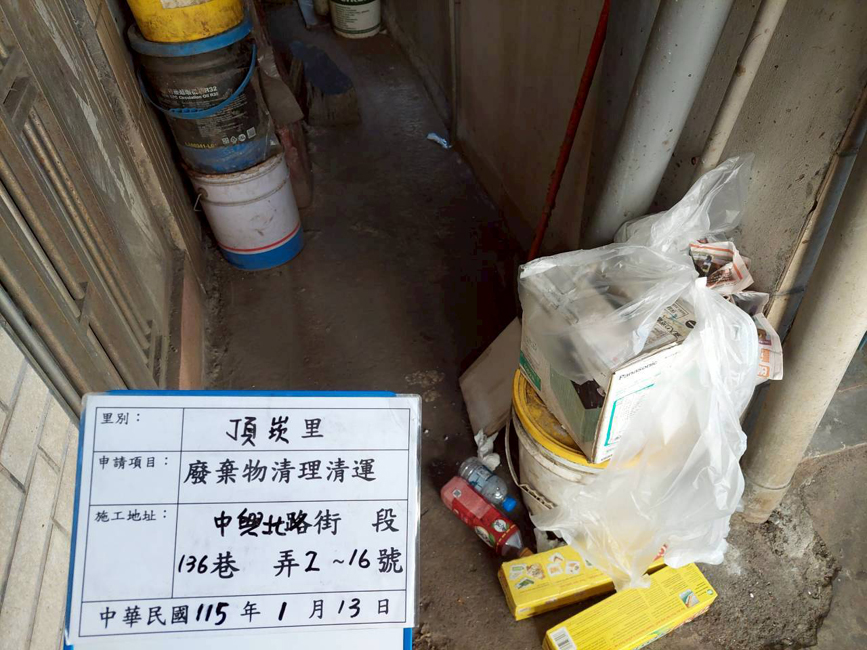
#> input picture 01_測試與範例照片庫/case001/LINE_ALBUM_頂崁里廢棄物呈報_260128_41.jpg, 867 x 650 px
$ python test_year_matching.py
#> lines starting #> are read from the running program, lines starting #| are printed output that depends on the picture
import cv2
import numpy as np
import os
import glob

def read_image_utf8(path):
    return cv2.imdecode(np.fromfile(path, dtype=np.uint8), cv2.IMREAD_COLOR)
#> returned value is the input picture: shape (650, 867, 3); mean B, G, R 106, 115.7, 121.4

# Paths
test_dir = r"case001\test_004-頂崁里-廢棄物清除呈報-115.05.13"

# Load image 41 to get templates
img41_path = os.path.join(test_dir, 'LINE_ALBUM_頂崁里廢棄物呈報_260128_41.jpg')
img41 = read_image_utf8(img41_path)

# Year template (115.)
year_temp = img41[595:625, 195:270]
year_gray = cv2.cvtColor(year_temp, cv2.COLOR_BGR2GRAY)
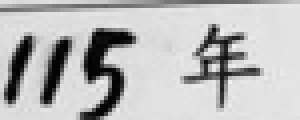
#> year_gray: shape (30, 75) (shown 4 times larger); min 1, max 241, mean 185.5

# Month 1 template
month_temp = img41[599:621, 276:290]
month_gray = cv2.cvtColor(month_temp, cv2.COLOR_BGR2GRAY)

# List of files to test (user-modified and false positives)
test_files = glob.glob(os.path.join(test_dir, "LINE_ALBUM_*.jpg"))
test_files = [f for f in test_files if not f.endswith("_ok.jpg")]

print(f"Testing matching on {len(test_files)} files...")

successful_matches = 0
failed_matches = 0

for file_path in sorted(test_files):
    filename = os.path.basename(file_path)
    img = read_image_utf8(file_path)
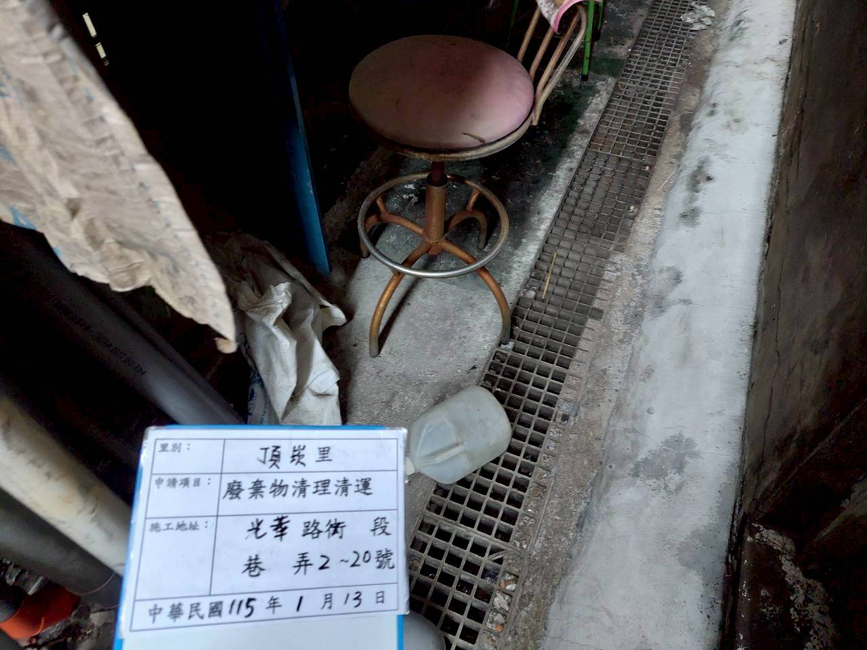
#> input picture 01_測試與範例照片庫/case001/test_004-頂崁里-廢棄物清除呈報-115.05.13/LINE_ALBUM_頂崁里廢棄物呈報_260128_10.jpg, 867 x 650 px
#> in read_image_utf8, returned value is the input picture: shape (650, 867, 3); mean B, G, R 93.9, 91.5, 91.5
    if img is None:
        continue

    targ_gray = cv2.cvtColor(img, cv2.COLOR_BGR2GRAY)
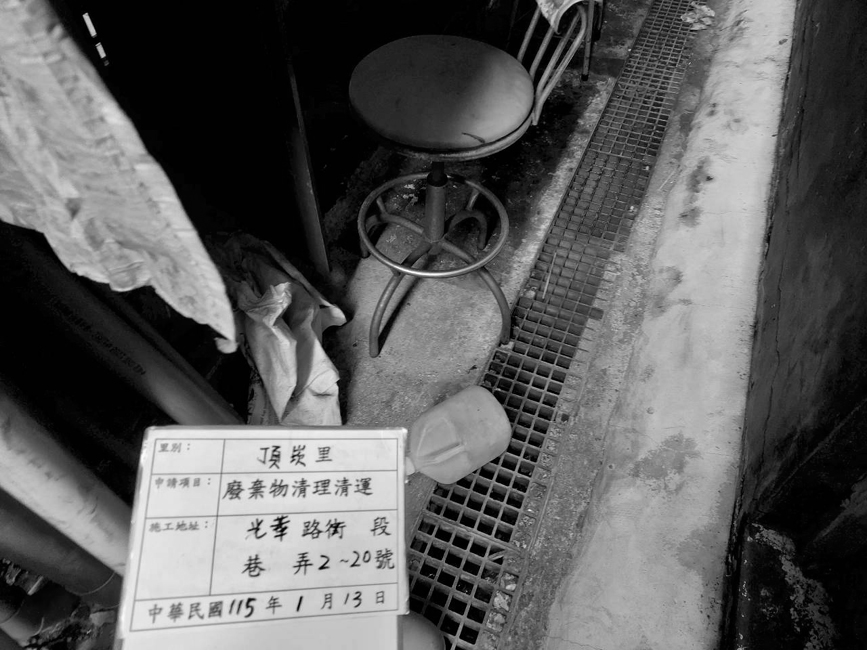
#> targ_gray: shape (650, 867); min 0, max 254, mean 91.8

    # 1. Match the year "115."
    # We run multi-scale template matching for the year
    found_year = None
    for scale in np.linspace(0.5, 2.0, 50):
        resized_year = cv2.resize(year_gray, (0,0), fx=scale, fy=scale)
        if resized_year.shape[0] > targ_gray.shape[0] or resized_year.shape[1] > targ_gray.shape[1]:
            continue
        res = cv2.matchTemplate(targ_gray, resized_year, cv2.TM_CCOEFF_NORMED)
        _, max_val, _, max_loc = cv2.minMaxLoc(res)
        if found_year is None or max_val > found_year[0]:
            found_year = (max_val, max_loc, scale, resized_year.shape)
#> this loop made 50 passes
#> (max_val, found_year) on passes 1, 8, 9, 10, 11: (0.477, (0.477, (709, 225), 0.5, (15, 38))), (0.582, (0.582, (230, 593), 0.714, (21, 54))), (0.694, (0.694, (230, 593), 0.745, (22, 56))), (0.811, (0.811, (230, 592), 0.776, (23, 58))), (0.899, (0.899, (229, 592), 0.806, (24, 60)))
#> (max_val, max_loc) on passes 2 to 7: (0.451, (517, 461)), (0.47, (494, 525)), (0.455, (344, 588)), (0.451, (343, 588)), (0.448, (238, 592)), (0.465, (231, 593))
#> pass 1, `res = cv2.matchTemplate(targ_gray, resized_year, cv2.TM_CCOEFF_NORMED)`:
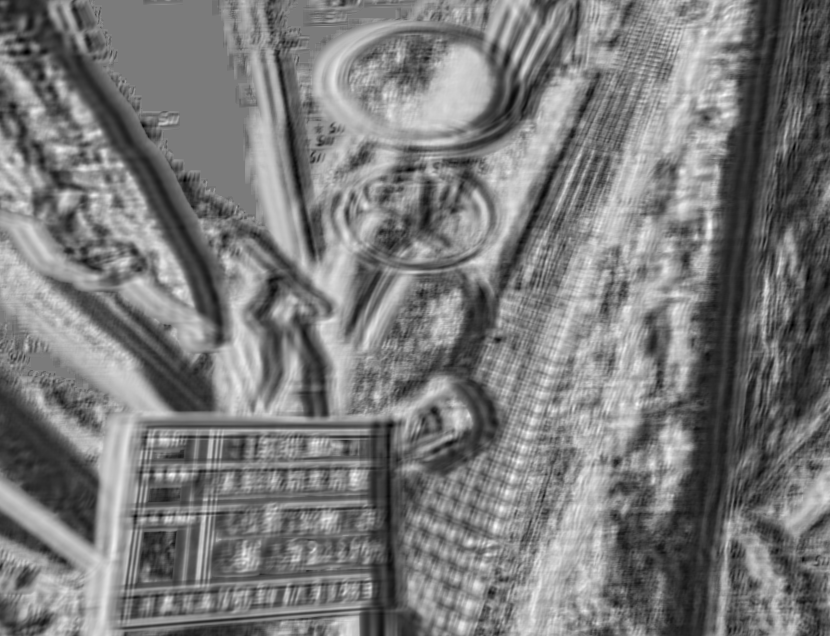
#> res: shape (636, 830) float32; min -0.446, max 0.477, mean -0.00272; drawn with min black and max white
#> pass 3, `res = cv2.matchTemplate(targ_gray, resized_year, cv2.TM_CCOEFF_NORMED)`:
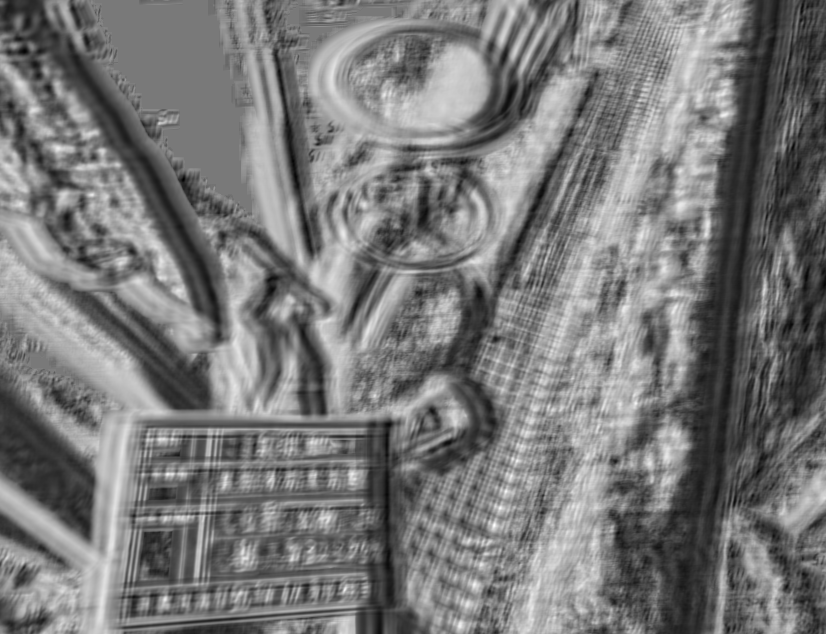
#> res: shape (634, 826) float32; min -0.427, max 0.47, mean -0.00183; drawn with min black and max white
#> after the loop:
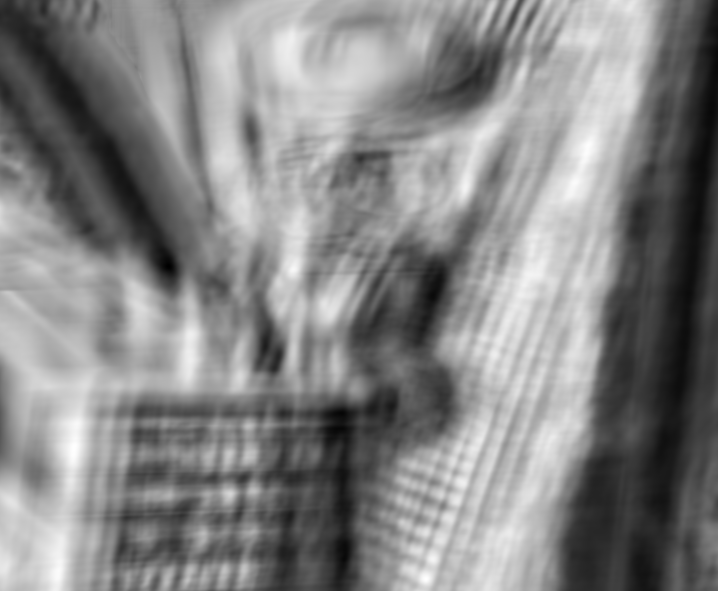
#> res: shape (591, 718) float32; min -0.389, max 0.383, mean 0.0136; drawn with min black and max white

    if found_year and found_year[0] >= 0.75:
        max_val_y, max_loc_y, scale_y, shape_y = found_year
#> max_val_y = 0.899; max_loc_y = (229, 592); scale_y = 0.806; shape_y = (24, 60)
        xy, yy = max_loc_y
#> xy = 229; yy = 592
        wy, hy = shape_y[1], shape_y[0]
#> wy = 60; hy = 24

        # Define the search ROI for month "1" based on the year's position:
        # The month is to the right of the year.
        # Year crop is 75px wide (at scale=1.0). The month "1" in image 41 is at x=276, which is 81px from the start of the year crop (x=195).
        # So the month "1" starts at: xy + 81 * scale_y
        # We can search in a small region:
        # x range: [xy + 70 * scale_y, xy + 105 * scale_y]
        # y range: [yy - 5 * scale_y, yy + 10 * scale_y]
        x_start = int(xy + 65 * scale_y)
#> x_start = 281
        x_end = int(xy + 115 * scale_y)
#> x_end = 321
        y_start = int(yy - 10 * scale_y)
#> y_start = 583
        y_end = int(yy + 15 * scale_y)
#> y_end = 604

        # Crop the search region
        # Ensure coordinates are within image bounds
        h_img, w_img = targ_gray.shape
#> h_img = 650; w_img = 867
        x_start = max(0, min(x_start, w_img - 1))
        x_end = max(0, min(x_end, w_img))
        y_start = max(0, min(y_start, h_img - 1))
        y_end = max(0, min(y_end, h_img))

        roi = targ_gray[y_start:y_end, x_start:x_end]
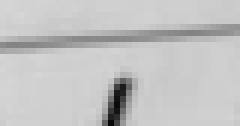
#> roi: shape (21, 40) (shown 6 times larger); min 7, max 214, mean 195.3

        # Match Month 1 ONLY inside this ROI
        resized_month = cv2.resize(month_gray, (0,0), fx=scale_y, fy=scale_y)
        if resized_month.shape[0] <= roi.shape[0] and resized_month.shape[1] <= roi.shape[1]:
            res_m = cv2.matchTemplate(roi, resized_month, cv2.TM_CCOEFF_NORMED)
            _, max_val_m, _, max_loc_m = cv2.minMaxLoc(res_m)
#> max_val_m = 0.558; max_loc_m = (16, 3)

            # Map ROI coordinate back to absolute coordinate
            abs_x_m = x_start + max_loc_m[0]
#> abs_x_m = 297
            abs_y_m = y_start + max_loc_m[1]
#> abs_y_m = 586

            print(f"File: {filename} -> Year matched (score: {max_val_y:.3f}). Month '1' in ROI score: {max_val_m:.3f} at absolute x={abs_x_m}, y={abs_y_m}")
#| File: LINE_ALBUM_頂崁里廢棄物呈報_260128_10.jpg -> Year matched (score: 0.899). Month '1' in ROI score: 0.558 at absolute x=297, y=586
            successful_matches += 1
        else:
            print(f"File: {filename} -> Year matched but ROI is too small for month!")
            failed_matches += 1
    else:
        print(f"File: {filename} -> Failed to match Year '115.' (max score: {found_year[0] if found_year else 0:.3f})")
        failed_matches += 1
#> pass 2 of the loop `for file_path in sorted(test_files):`:
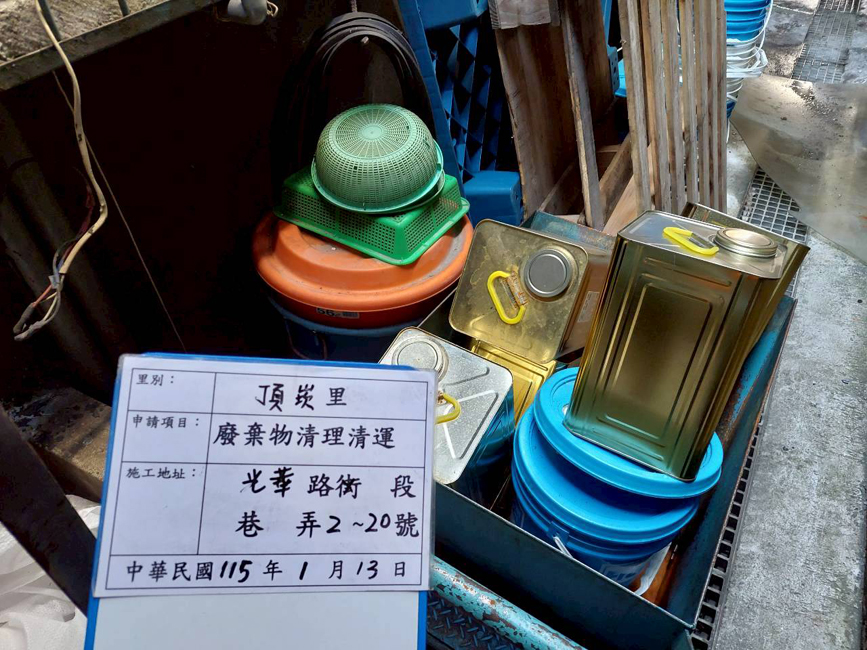
#> input picture 01_測試與範例照片庫/case001/test_004-頂崁里-廢棄物清除呈報-115.05.13/LINE_ALBUM_頂崁里廢棄物呈報_260128_11.jpg, 867 x 650 px
#> in read_image_utf8, returned value is the input picture: shape (650, 867, 3); mean B, G, R 96.1, 94.3, 89.4
#> the loop `for scale in np.linspace(0.5, 2.0, 50):` made 50 passes
#> (max_val, found_year) on passes 1, 2, 3, 8, 12, 13, 14, 15: (0.454, (0.454, (721, 515), 0.5, (15, 38))), (0.456, (0.456, (167, 126), 0.531, (16, 40))), (0.468, (0.468, (167, 126), 0.561, (17, 42))), (0.477, (0.477, (356, 556), 0.714, (21, 54))), (0.531, (0.531, (222, 554), 0.837, (25, 63))), (0.608, (0.608, (221, 554), 0.867, (26, 65))), (0.687, (0.687, (220, 555), 0.898, (27, 67))), (0.806, (0.806, (220, 554), 0.929, (28, 70)))
#> after the loop `for scale in np.linspace(0.5, 2.0, 50):`:
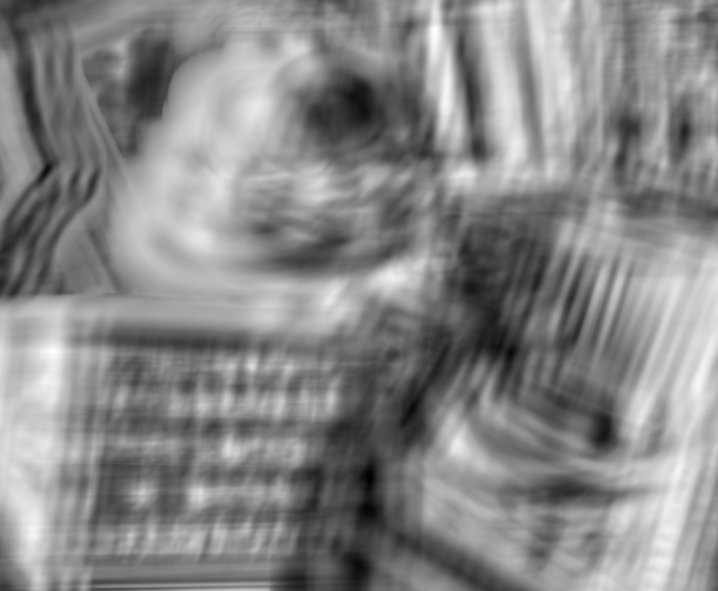
#> res: shape (591, 718) float32; min -0.374, max 0.379, mean 0.0274; drawn with min black and max white
#> max_val_y = 0.89; max_loc_y = (219, 554); scale_y = 0.959; shape_y = (29, 72)
#> xy = 219; yy = 554
#> wy = 72; hy = 29
#> x_end = 329
#> y_start = 544
#> y_end = 568
#> `roi = targ_gray[y_start:y_end, x_start:x_end]`:
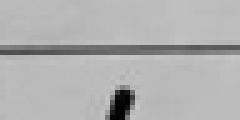
#> roi: shape (24, 48) (shown 5 times larger); min 2, max 198, mean 176.5
#> max_val_m = 0.439; max_loc_m = (20, 3)
#> abs_x_m = 301
#> abs_y_m = 547
#| File: LINE_ALBUM_頂崁里廢棄物呈報_260128_11.jpg -> Year matched (score: 0.890). Month '1' in ROI score: 0.439 at absolute x=301, y=547

print(f"\nSummary: Successful year + ROI matches: {successful_matches}, Failed: {failed_matches}")
